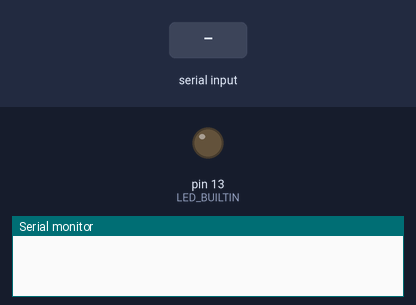
Bench run of a sketch on a simulated Arduino Uno, built with avr-gcc and run on an emulated ATmega328P. On the bench: output pins drawn as LEDs (lit = HIGH), the last lines printed to the serial monitor. The inputs (shaded band) are chosen by the test bench.

Above: at 1.2 s.
1.3 s: "1" received over Serial
At 1.9 s:
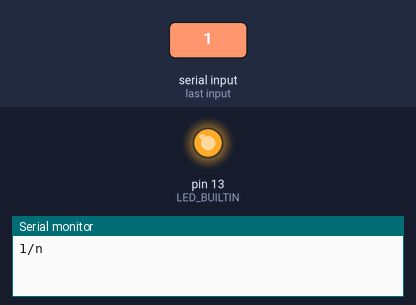
2.8 s: "0" received over Serial
At 4.3 s:
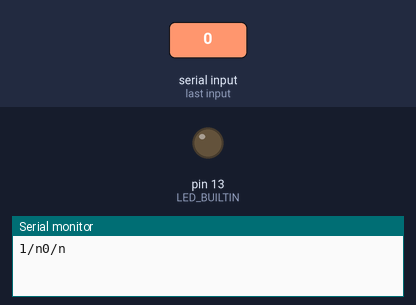
Timing chart, 0 to 5.8 s (numbered marks = the images above; inputs shaded):
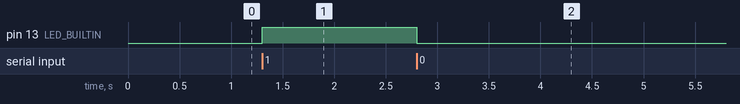

The sketch:

hc05.ino
```cpp
char input = 0;
void setup() {
  pinMode(LED_BUILTIN,OUTPUT);
Serial.begin(9600);

}

void loop() {
  // put your main code here, to run repeatedly:
  if (Serial.available() > 0)
    {
      input = Serial.read();
      Serial.print(input);
      Serial.print("/n");
      if (input == '1')
        digitalWrite(LED_BUILTIN,HIGH);
      else if(input == '0')
        digitalWrite(LED_BUILTIN,LOW);
    }
}
```

Measured:
- after the input at 1.3 s, pin 13 (LED_BUILTIN): LOW → HIGH at once
- after the input at 2.8 s, pin 13 (LED_BUILTIN): HIGH → LOW at once
